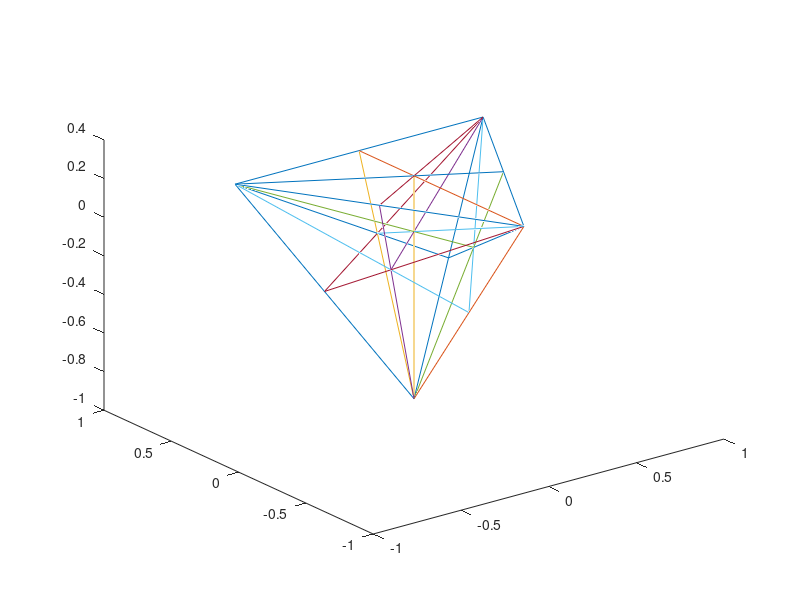

Source code (MATLAB):
% This function is for plotting the boundary and inner edges of mathcal{T} for n = 4

function[] = arenas()

% Plot boundary
plot3([1/sqrt(2),-1/sqrt(2),0,1/sqrt(2),0,-1/sqrt(2)],[1/sqrt(6),1/sqrt(6),-sqrt(2/3),1/sqrt(6),0,1/sqrt(6)],[1/sqrt(12),1/sqrt(12),1/sqrt(12),1/sqrt(12),-sqrt(3/4),1/sqrt(12)]);
hold on
plot3([0,0],[0,-sqrt(2/3)],[-sqrt(3/4),1/sqrt(12)])

% Plot interior edges
plot3([0,0],[0,0],[-sqrt(3/4),1/sqrt(12)])
plot3([1/sqrt(2),-1/3/sqrt(2)],[1/sqrt(6),-1/3/sqrt(6)],[1/sqrt(12),-1/3/sqrt(12)])
plot3([-1/sqrt(2),1/3/sqrt(2)],[1/sqrt(6),-1/3/sqrt(6)],[1/sqrt(12),-1/3/sqrt(12)])
plot3([0,0],[-sqrt(2/3),sqrt(2)/3/sqrt(3)],[1/sqrt(12),-1/6/sqrt(3)])

% Plot inner edges on the boundary
plot3([1/sqrt(2),-1/2/sqrt(2)],[1/sqrt(6),-1/2/sqrt(6)],[1,1]/sqrt(12))
plot3([-1/sqrt(2),1/2/sqrt(2)],[1/sqrt(6),-1/2/sqrt(6)],[1,1]/sqrt(12))
plot3([0,0],[1,-2]/sqrt(6),[1,1]/sqrt(12))
plot3([0,0],[0,1/sqrt(6)],[-sqrt(3/4),1/sqrt(12)])
plot3([0,-1/2/sqrt(2)],[0,-1/2/sqrt(6)],[-sqrt(3/4),1/sqrt(12)])
plot3([0,1/2/sqrt(2)],[0,-1/2/sqrt(6)],[-sqrt(3/4),1/sqrt(12)])
plot3([1/sqrt(2),0,-1/sqrt(2)],[1/sqrt(6),-1/sqrt(6),1/sqrt(6)],[1/sqrt(12),-1/sqrt(12),1/sqrt(12)])
plot3([1/sqrt(2),-1/2/sqrt(2),0],[1/sqrt(6),1/2/sqrt(6),-2/sqrt(6)],[1/sqrt(12),-1/sqrt(12),1/sqrt(12)])
plot3([-1/sqrt(2),1/2/sqrt(2),0],[1/sqrt(6),1/2/sqrt(6),-2/sqrt(6)],[1/sqrt(12),-1/sqrt(12),1/sqrt(12)])

endfunction